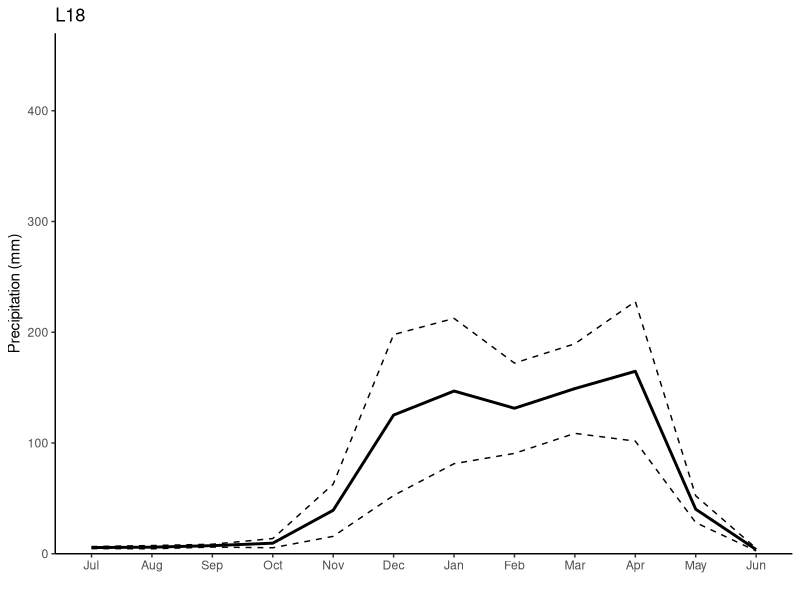

R code for this plot:
############ DATA VISUALIZATION ############ 
# R-Ladies meeting
# 28 February 2019
# Example of how to make a simple line plot (but with dates)
# By Geraldine Klarenberg
# For this exercise we're plotting precipitation data for a location in Tanzania from "CHIRPS"

# NOTE: set working directory to source file location !!!!

library(zoo) # for working with time series
library(ggplot2)

# Load the data. This is average monthly precipitation for 7 locations in Tanzania for about 30 years (1981-2016)
df_mn_mm_t <- read.csv("CHIRPS_monthly_precip_mm_mean.csv")

# use earlier created dataframes, convert the 'date' column to proper dates
df_mn_mm_t$date <- as.Date(as.yearmon(as.character(df_mn_mm_t$date),format="%Y%m")) # turn first column into dates
df_mn_mm_t <- read.zoo(df_mn_mm_t) # turn into a zoo dataframe (has advantages for doing time series calculations)

# For each landscape, calculate the monthly average (+sd)
precip_distribution <- data.frame(matrix(NA,ncol=14,nrow=12))
for(i in 1:7){
  for(j in 1:12){
    month_ave <- mean(df_mn_mm_t[as.numeric(format(index(df_mn_mm_t), '%m'))==j,i]) 
    month_sd <- sd(df_mn_mm_t[as.numeric(format(index(df_mn_mm_t), '%m'))==j,i])
    precip_distribution[j,i] <- month_ave
    precip_distribution[j,i+7] <- month_sd
  }
}

# add column names and rows to the new data frame
names(precip_distribution)=c("L18_ave","L19_ave","L20_ave","L22_ave","L03_ave","L10_ave","L11_ave","L18_sd","L19_sd","L20_sd","L22_sd","L03_sd","L10_sd","L11_sd")

# add months and month numbers
precip_distribution$months=c("Jan","Feb","Mar","Apr","May","Jun","Jul","Aug","Sep","Oct","Nov","Dec")
precip_distribution$month_no=c(1,2,3,4,5,6,7,8,9,10,11,12)

# reorder to represent the rainy season properly (start in July)
precip_distribution_reorder <- rbind(precip_distribution[7:12,], precip_distribution[1:6,])
# we now also need to make sure the month number become factors and that they are ordered "properly" (for our purposes)
precip_distribution_reorder$month_no <- factor(factor(precip_distribution_reorder$month_no, 
                                                      levels = c("7","8","9","10","11","12","1","2","3","4","5","6")))

# make plots
precip_L18<-ggplot(precip_distribution_reorder,aes(x=month_no,y=L18_ave, group=1))+
  geom_line(lwd=1)+
  geom_line(aes(y=L18_ave+L18_sd),lty=2)+
  geom_line(aes(y=L18_ave-L18_sd),lty=2)+
  theme_classic()+
  xlab("")+ylab("Precipitation (mm)")+
  ggtitle("L18")+
  scale_x_discrete(breaks=precip_distribution_reorder$month_no, labels=precip_distribution_reorder$months)+
  scale_y_continuous(expand=c(0,0), limits = c(0,470))

pdf("precip_lineplot.pdf")
precip_L18
dev.off()

# This plot does not look fantastic on its own, but the settings were set in such a way
# that the plots would look good when all put together